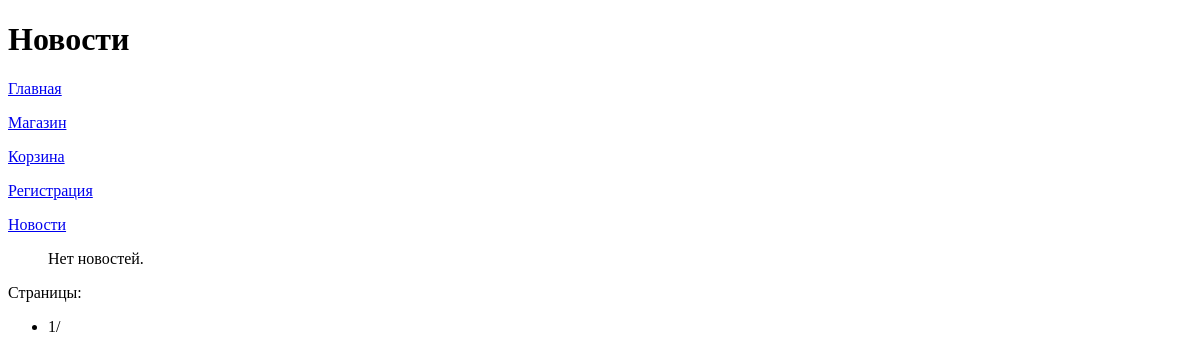
The page /platform/news on the database as committed earlier.
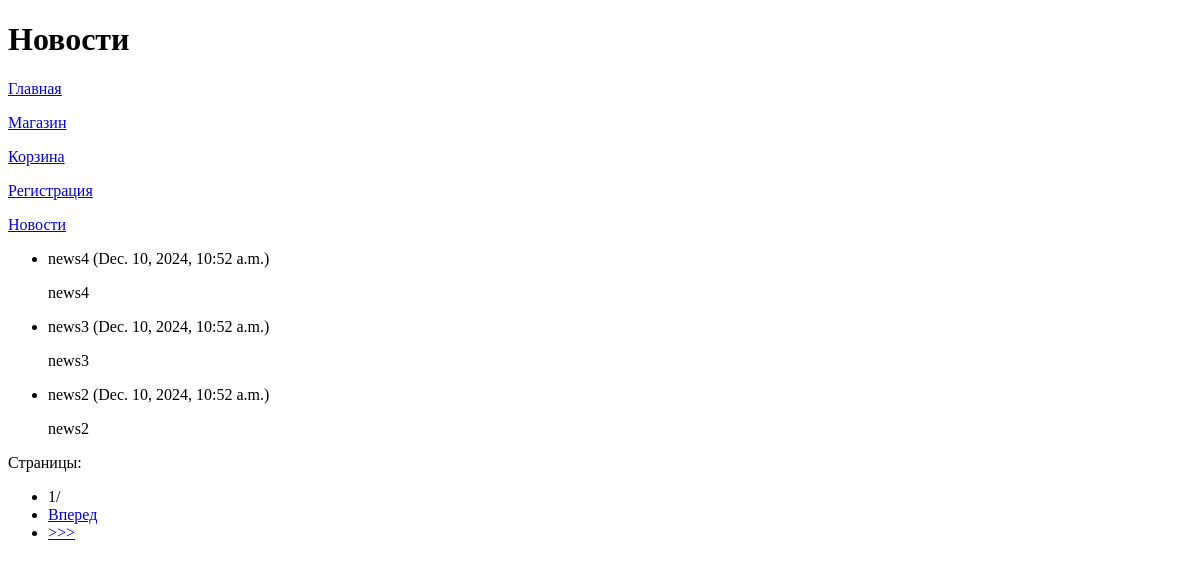
The same page on the database as committed later.
### task1/models.py (models this page shows)
class News(models.Model):
    title = models.CharField(max_length=50)
    content = models.TextField()
    date = models.DateTimeField(auto_now_add=True)

### task1/views.py (the view)
# urls.py: path('platform/news', news, name='news'),
def news(request):
    pagename = 'Новости'
    news_ = News.objects.all().order_by('-date')
    print(news_)
    paginator = Paginator(news_, 3)
    print(paginator)
    page_number = request.GET.get('page')
    print(page_number)
    page_obj = paginator.get_page(page_number)
    print(page_obj)
    return render(request, 'news.html',
                  {'pagename': pagename, 'page_obj': page_obj})

### templates/news.html (shortened to what this page needs)
{% extends 'menu.html' %}
{{% block pagename %}
    <h1>{{pagename}}</h1>
{% endblock %}
{% block menu %}{{block.super}}{% endblock %}
{% block content %}
       <ul>
        {% for n in page_obj %}
            <li>
                {{ n.title }} ({{ n.date }})
                <p>{{ n.content }}</p>
            </li>
        {% empty %}
            <p>Нет новостей.</p>
        {% endfor %}
    </ul>
    <div class="pagination">
        <p>Страницы:</p>
         <ul>
            <li>{{ page_obj.number }}/{{ paginator.num_pages }}</li>
            {% if page_obj.has_next %}
                <li><a href="?page={{ page_obj.next_page_number }}">Вперед</a></li>
                <li><a href="?page={{ paginator.num_pages }}">>>></a></li>
            {% endif %}
        </ul>
    </div>
{% endblock %}

### templates/menu.html (shortened to what this page needs)
<!DOCTYPE html>
<html lang="en">
<head>
</head>
<body>
<header>
    {% block pagename %}{% endblock %}
</header>
<nav>
    {% block menu %}
    <p><a href="/">Главная</a></p>
    <p><a href="/platform/shop">Магазин</a></p>
    <p><a href="/platform/cart">Корзина</a></p>
    <p><a href="/django_sign_up">Регистрация</a></p>
    <p><a href="/platform/news">Новости</a></p>
    {% endblock %}
</nav>
<main>
    {% block content %}{% endblock %}
</main>
</body>
</html>

Rows that differ between the two databases and show on the page:
added News: title "news4", date "Dec. 10, 2024, 10:52 a.m.", content "news4"
added News: title "news3", date "Dec. 10, 2024, 10:52 a.m.", content "news3"
added News: title "news2", date "Dec. 10, 2024, 10:52 a.m.", content "news2"
Other text that changed with them:
text no longer shown: "Нет новостей."
text now shown: "Вперед >>>"
